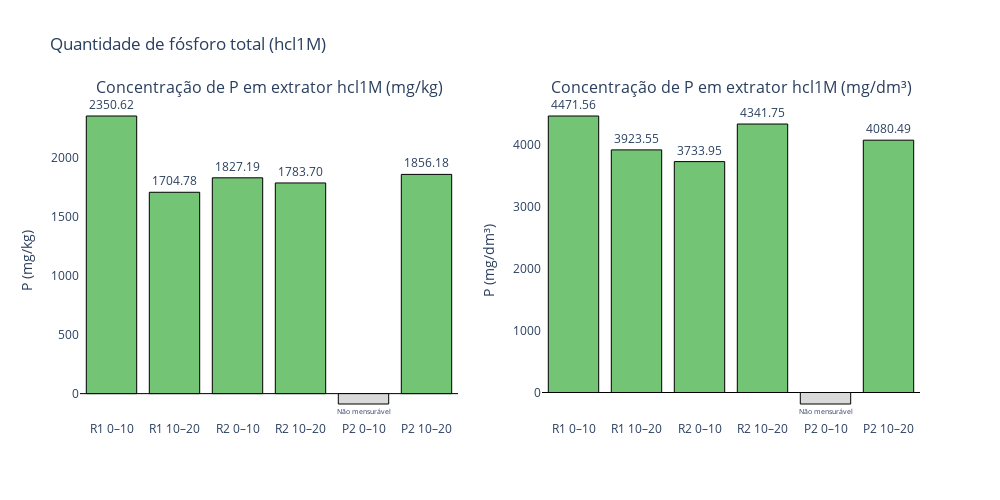

Source (notebook cell):
### Code cell
import plotly.graph_objects as go
from plotly.subplots import make_subplots
import numpy as np

# Seus dados (mantém o mesmo formato)
valores_mgkg = np.array([
    R1_0_10_hcl1M,
    R1_10_20_hcl1M,
    R2_0_10_hcl1M,
    R2_10_20_hcl1M,
    P2_0_10_hcl1M,
    P2_10_20_hcl1M
], dtype=float)

valores_mg_dm3 = np.array(valores_mg_dm3, dtype=float)
densidades = np.array(densidades, dtype=float)

labels = ['R1 0–10','R1 10–20','R2 0–10','R2 10–20','P2 0–10','P2 10–20']

def colors_for(vals):
    return ['#74c476' if v >= 0 else '#d9d9d9' for v in vals]

# Exibir dados no terminal
for label, dens, mgkg, mgdm3 in zip(labels, densidades, valores_mgkg, valores_mg_dm3):
    print(f"{label}: densidade = {dens:.4f} g/cm³  |  {mgkg:.2f} mg/kg  ->  {mgdm3:.2f} mg/dm³")

# Criação das duas colunas (subplots lado a lado)
fig = make_subplots(rows=1, cols=2, subplot_titles=("Concentração de P em extrator hcl1M (mg/kg)", "Concentração de P em extrator hcl1M (mg/dm³)"))

# --- Primeiro gráfico (mg/kg)
colors1 = colors_for(valores_mgkg)
texts1 = [f"{v:.2f}" if v >= 0 else "Não mensurável" for v in valores_mgkg]
fig.add_trace(
    go.Bar(
        x=labels,
        y=valores_mgkg,
        text=texts1,
        textposition="outside",
        marker=dict(color=colors1, line=dict(color='black', width=1)),
        name="P (mg/kg)"
    ),
    row=1, col=1
)

# --- Segundo gráfico (mg/dm³)
colors2 = colors_for(valores_mg_dm3)
texts2 = [f"{v:.2f}" if v >= 0 else "Não mensurável" for v in valores_mg_dm3]
fig.add_trace(
    go.Bar(
        x=labels,
        y=valores_mg_dm3,
        text=texts2,
        textposition="outside",
        marker=dict(color=colors2, line=dict(color='black', width=1)),
        name="P (mg/dm³)"
    ),
    row=1, col=2
)

# Layout geral
fig.update_layout(
    height=500,
    width=1000,
    title_text="Quantidade de fósforo total (hcl1M)",
    showlegend=False,
    plot_bgcolor='rgba(0,0,0,0)',
)
fig.update_yaxes(title_text="P (mg/kg)", row=1, col=1, zeroline=True, zerolinewidth=1, zerolinecolor='black')
fig.update_yaxes(title_text="P (mg/dm³)", row=1, col=2, zeroline=True, zerolinewidth=1, zerolinecolor='black')

fig.show()

### Figure 1 — Plotly figure (JSON) as saved in the notebook; plotly's stock layout.template omitted (floating-point values rounded to 4 significant figures)
{"data": [{"marker": {"color": ["#74c476", "#74c476", "#74c476", "#74c476", "#d9d9d9", "#74c476"], "line": {"color": "black", "width": 1}}, "name": "P (mg/kg)", "text": ["2350.62", "1704.78", "1827.19", "1783.70", "Não mensurável", "1856.18"], "textposition": "outside", "type": "bar", "x": ["R1 0–10", "R1 10–20", "R2 0–10", "R2 10–20", "P2 0–10", "P2 10–20"], "xaxis": "x", "y": [2351.0, 1705.0, 1827.0, 1784.0, -87.78, 1856.0], "yaxis": "y"}, {"marker": {"color": ["#74c476", "#74c476", "#74c476", "#74c476", "#d9d9d9", "#74c476"], "line": {"color": "black", "width": 1}}, "name": "P (mg/dm³)", "text": ["4471.56", "3923.55", "3733.95", "4341.75", "Não mensurável", "4080.49"], "textposition": "outside", "type": "bar", "x": ["R1 0–10", "R1 10–20", "R2 0–10", "R2 10–20", "P2 0–10", "P2 10–20"], "xaxis": "x2", "y": [4472.0, 3924.0, 3734.0, 4342.0, -185.9, 4080.0], "yaxis": "y2"}], "layout": {"annotations": [{"font": {"size": 16}, "showarrow": false, "text": "Concentração de P em extrator hcl1M (mg/kg)", "x": 0.225, "xanchor": "center", "xref": "paper", "y": 1, "yanchor": "bottom", "yref": "paper"}, {"font": {"size": 16}, "showarrow": false, "text": "Concentração de P em extrator hcl1M (mg/dm³)", "x": 0.775, "xanchor": "center", "xref": "paper", "y": 1, "yanchor": "bottom", "yref": "paper"}], "height": 500, "plot_bgcolor": "rgba(0,0,0,0)", "showlegend": false, "title": {"text": "Quantidade de fósforo total (hcl1M)"}, "width": 1000, "xaxis": {"anchor": "y", "domain": [0, 0.45]}, "xaxis2": {"anchor": "y2", "domain": [0.55, 1]}, "yaxis": {"anchor": "x", "domain": [0, 1], "title": {"text": "P (mg/kg)"}, "zeroline": true, "zerolinecolor": "black", "zerolinewidth": 1}, "yaxis2": {"anchor": "x2", "domain": [0, 1], "title": {"text": "P (mg/dm³)"}, "zeroline": true, "zerolinecolor": "black", "zerolinewidth": 1}}}
